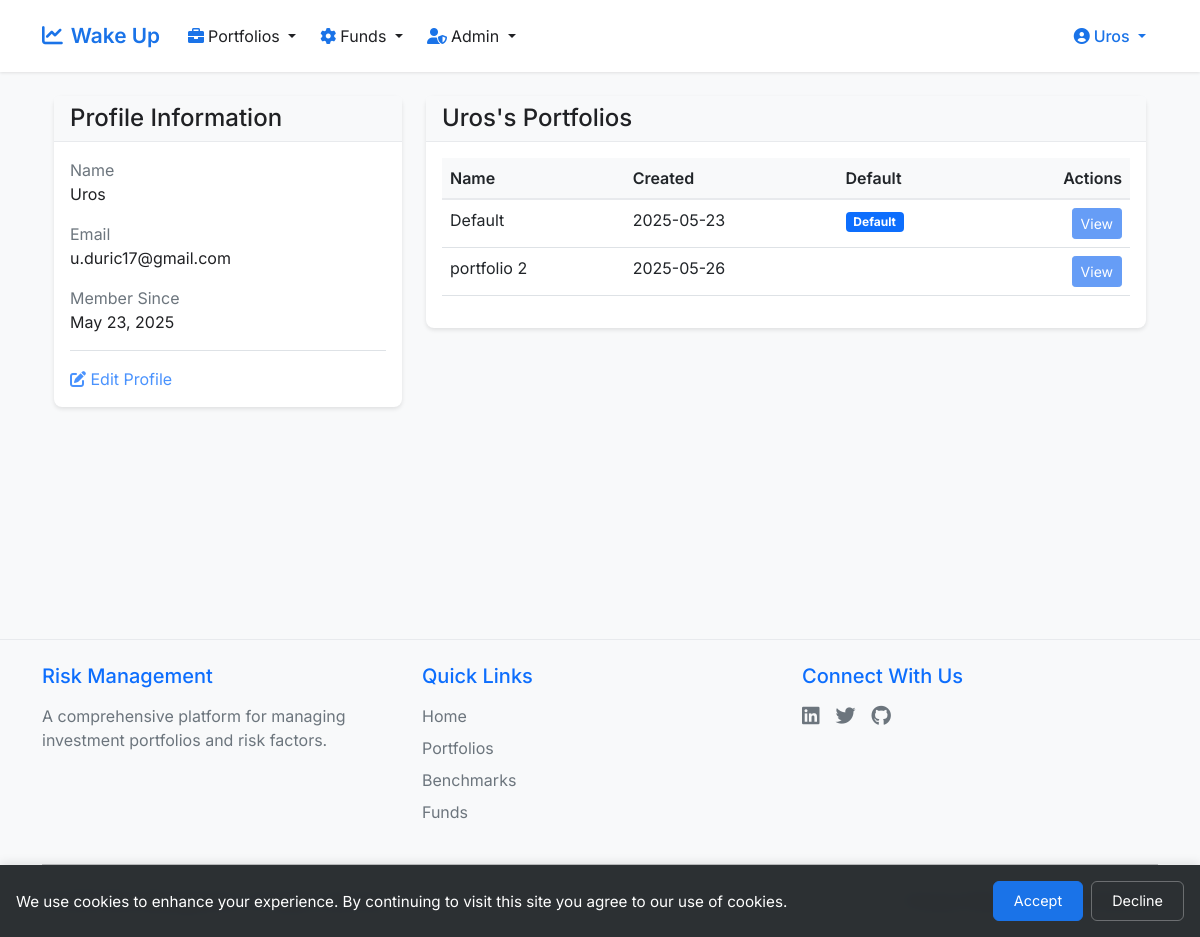
Before: /user_page (signed in) with the older database file.
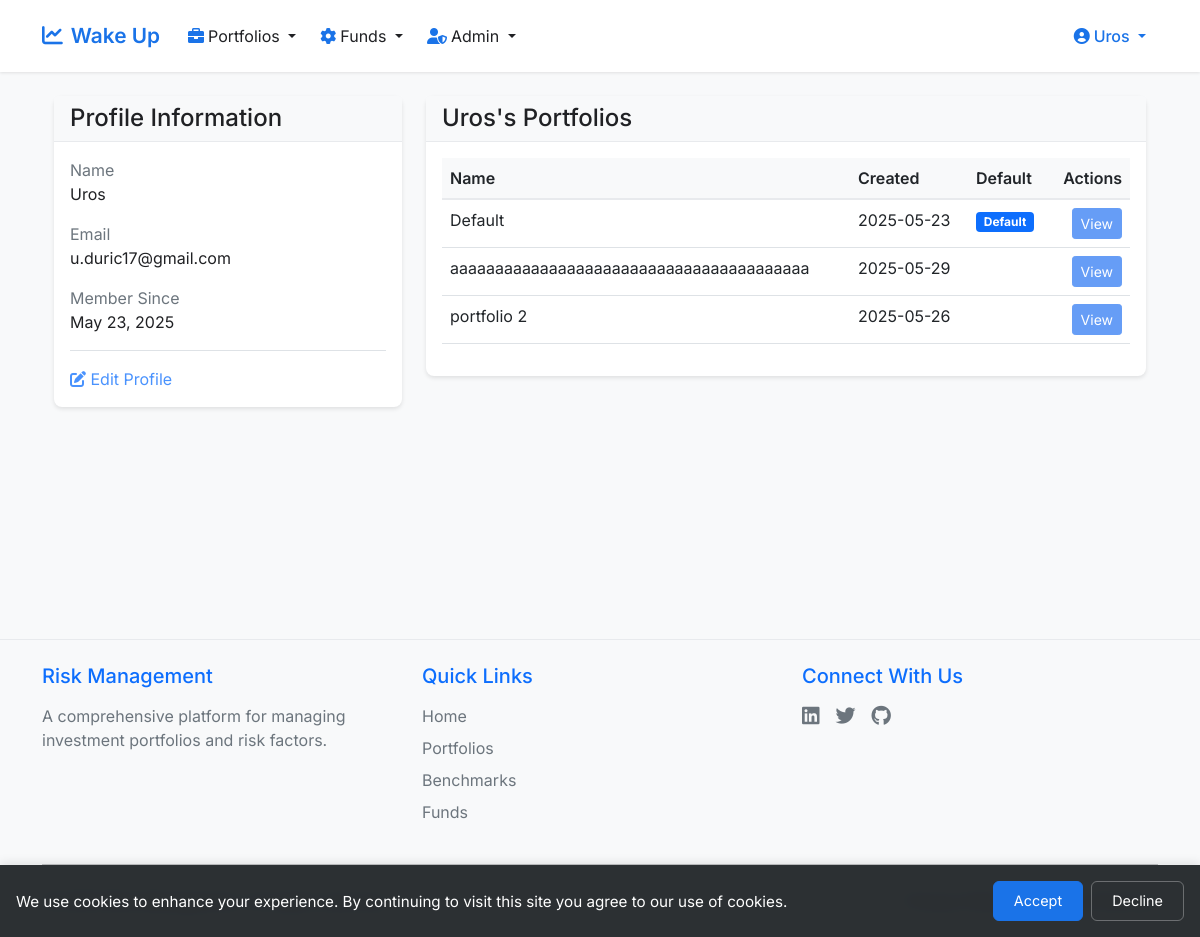
After: the same page with the newer database file.
### app.py (models this page shows, shortened)
class Portfolio(db.Model):
    __tablename__ = 'portfolio'
    id = db.Column(db.Integer, primary_key=True)
    portfolio_name = db.Column(db.String(40), nullable=False)
    user_id = db.Column(db.Integer, db.ForeignKey('user.id'), nullable=False)
    is_default = db.Column(db.Integer, nullable=False, default=0)
    paid_in = db.Column(db.Float, nullable=True, default=0.0)
    created_at = db.Column(db.DateTime, nullable=True, default=datetime.utcnow)
    __table_args__ = (
        db.UniqueConstraint('user_id', 'portfolio_name', name='unique_user_portfolio'),
    )

### app.py (the view)
@app.route('/user_page')
@login_required
def user_page():
    return render_template('user_profile.html', user=current_user)

### app.py (called while the page is built)
@app.after_request
def add_security_headers(response):
    response.headers['X-Content-Type-Options'] = 'nosniff'
    response.headers['X-Frame-Options'] = 'SAMEORIGIN'
    response.headers['X-XSS-Protection'] = '1; mode=block'
    response.headers['Strict-Transport-Security'] = 'max-age=31536000; includeSubDomains'
    return response

@login_manager.user_loader
def load_user(user_id):
    return User.query.get(int(user_id))

def login_required(f):
    @wraps(f)
    def decorated_function(*args, **kwargs):
        if not current_user.is_authenticated:
            return redirect(url_for('login'))
        return f(*args, **kwargs)
    return decorated_function

@app.context_processor
def inject_now():
    return {'now': datetime.utcnow()}

    def is_admin(self):
        return self.user_type == 'admin'

### templates/user_profile.html (shortened to what this page needs)
{% extends "base.html" %}
{% block content %}
<div class="container">
    <div class="row">
        <div class="col-md-4">
            <div class="card h-100">
                <div class="card-header">
                    <h4 class="mb-0">Profile Information</h4>
                </div>
                <div class="card-body d-flex flex-column">
                    <div class="mb-3">
                        <label class="text-muted">Name</label>
                        <p class="mb-0">{{ user.name }}</p>
                    </div>
                    <div class="mb-3">
                        <label class="text-muted">Email</label>
                        <p class="mb-0">{{ user.email }}</p>
                    </div>
                    <div class="mb-3">
                        <label class="text-muted">Member Since</label>
                        <p class="mb-0">{{ user.created_at.strftime('%B %d, %Y') }}</p>
                    </div>
                    <div class="mt-auto pt-3 border-top">
                        <a href="{{ url_for('edit_profile') }}" class="text-decoration-none text-primary opacity-75">
                            <i class="fas fa-edit"></i> Edit Profile
                        </a>
                    </div>
                </div>
            </div>
        </div>
        <div class="col-md-8">
            <div class="card">
                <div class="card-header">
                    <h4 class="mb-0">{{ user.name }}'s Portfolios</h4>
                </div>
                <div class="card-body">
                    {% if user.portfolios %}
                    <div class="table-responsive">
                        <table class="table">
                            <thead>
                                <tr>
                                    <th>Name</th>
                                    <th>Created</th>
                                    <th>Default</th>
                                    <th class="text-end">Actions</th>
                                </tr>
                            </thead>
                            <tbody>
                                {% for portfolio in user.portfolios %}
                                <tr>
                                    <td>{{ portfolio.portfolio_name }}</td>
                                    <td>{{ portfolio.created_at.strftime('%Y-%m-%d') }}</td>
                                    <td>
                                        {% if portfolio.is_default %}
                                        <span class="badge bg-primary">Default</span>
                                        {% endif %}
                                    </td>
                                    <td class="text-end">
                                        <a href="{{ url_for('view_portfolio', id=portfolio.id) }}" class="btn btn-sm btn-primary">View</a>
                                    </td>
                                </tr>
                                {% endfor %}
                            </tbody>
                        </table>
                    </div>
                    {% else %}
                    <p class="text-muted">No portfolios yet.</p>
                    {% endif %}
                </div>
            </div>
        </div>
    </div>
</div>
{% endblock %}

Changed rows visible on the page:
added Portfolio: portfolio_name "aaaaaaaaaaaaaaaaaaaaaaaaaaaaaaaaaaaaaaaa", created_at "2025-05-29"
